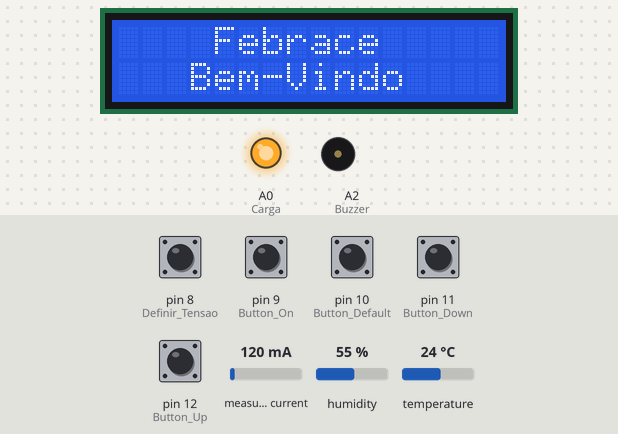
The sketch below on a simulated Arduino Uno, built with avr-gcc and run on an emulated ATmega328P. Shown: 16×2 character LCD, output pins drawn as LEDs (lit = HIGH), buzzer (waves = sounding, pin HIGH). Wiring (inferred from the names in the program): DS1307 clock at I2C address 0x68. The test bench sets the inputs (shaded band); at power-on: pin 8 (Definir_Tensao), pin 9 (Button_On), pin 10 (Button_Default), pin 11 (Button_Down), pin 12 (Button_Up) HIGH, measured current 120 mA, temperature 24 °C, humidity 55 %. The local clock reads 2024-03-15 10:24:30 at power-on unless the sketch sets it.

Above: at 1.2 s.
1.3 s: pin 10 (Button_Default) pulled LOW for 0.15 s
At 2.2 s:
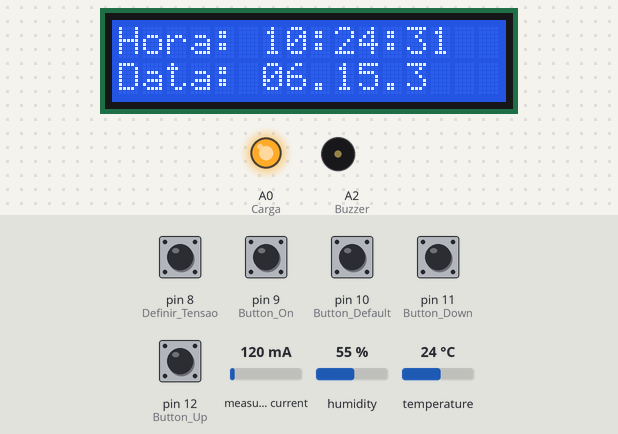
4.0 s: measured current set to 40 mA
7.0 s: temperature set to 12 °C
At 9.7 s:
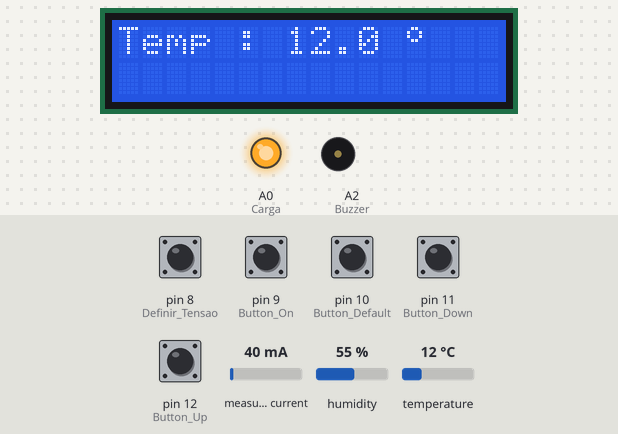
10.0 s: pin 12 (Button_Up) pulled LOW for 3.2 s
At 12.5 s:
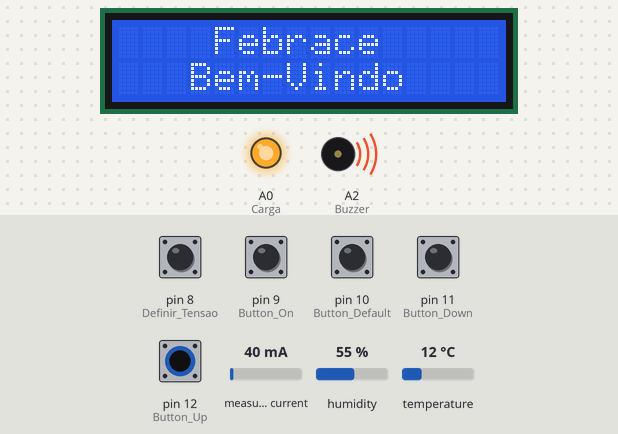
14.7 s: pin 12 (Button_Up) pulled LOW for 0.15 s
At 16.0 s:
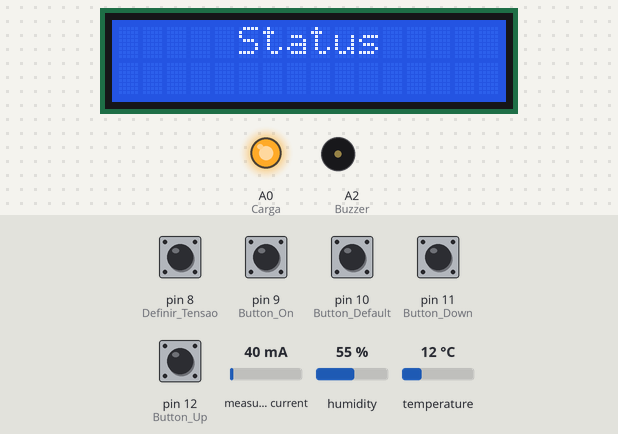
16.3 s: pin 12 (Button_Up) pulled LOW for 1 s
At 18.5 s:
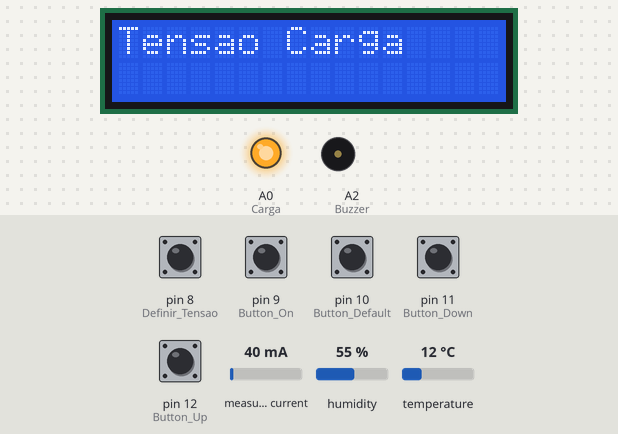
Timing chart, 0 to 19.8 s (numbered marks = the images above; inputs shaded):
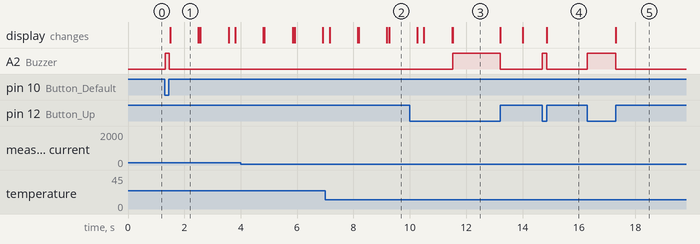

The sketch:

monitoramento-corrente-temperatura.ino
```cpp
/*
 *  Exemplo de Utilização de Sensor de Corrente, Temperatura e Menu LCD
 *
 *  Medição de Parâmetros de Equipamentos Eletroeletrônicos
 *
 *  Autor: Yhan Christian Souza Silva - Data: 23/12/2015
 *
 */
 #include <SoftwareSerial.h>
 #include <LiquidCrystal.h>
 #include "Wire.h"
 #include <DHT.h>
 #include <EmonLib.h>
 EnergyMonitor emon1;
 LiquidCrystal display_lcd(7, 6, 5, 4, 3, 2);
 SoftwareSerial bluetooth(0, 1);

 #define DS1307_ADDRESS 0x68
 #define Button_Up 12
 #define Button_Down 11
 #define Button_Default 10
 #define Button_On 9
 #define Definir_Tensao 8
 #define Carga A0
 #define Pino_Sensor A3
 #define Modelo_Sensor DHT11
 #define Current_Sensor 1
 #define Buzzer A2

 DHT dht(Pino_Sensor, Modelo_Sensor);
 void changeMenu();
 void febrace();
 void dispMenu();
 void menuDefault();
 void date_hour();
 void temperature();
 void carga();
 void current();
 double voltage();

 char menu = 0x01;
 char set_1 = 0x00, set_2 = 0x00, set_3 = 0x00;
 boolean flag_up, flag_down, flag_default, flag_ligar, flag_ddp;
 double tensao;//Definindo tensão da rede

//Array simbolo grau
byte grau[8] = { 0x0C,0x12,0x12,0x0C,0x00, 0x00, 0x00, 0x00};
byte zero = (0x00);

void setup()
{
  Wire.begin();
  //Pino, calibracao - Verificar calibração correta!
  emon1.current(Current_Sensor, 29);
  display_lcd.begin(16, 2);
  //Serial.begin(9600);
//  bluetooth.begin(9600);

    // Entrada para botões habilitando resistor pull up
    for (char x = 8; x < 13; x++)
    {
      pinMode(x, INPUT_PULLUP);
    }
    pinMode(Carga, OUTPUT);
    digitalWrite(Carga, HIGH);
    pinMode(Buzzer, OUTPUT);
    flag_up = 0x00;
    flag_down = 0x00;
    flag_default = 0x00;
    flag_ligar = 0x00;
    flag_ddp = 0x00;
      // A linha abaixo pode ser retirada apos setar a data e hora - configura data e hora
     // SelecionaDataeHora();
}
    void loop()
    {
      dispMenu();
      changeMenu();
      menuDefault();
    }

// Desenvolvimento das funções auxiliares

void changeMenu()
//Função para mudança de menus pressionando up/down
{
  if (!digitalRead(Button_Up))
  {
    flag_up = 0x01;
    digitalWrite(Buzzer, 1);
  }
  if (!digitalRead(Button_Down))
  {
    flag_down = 0x01;
    digitalWrite(Buzzer, 1);
  }

  if(digitalRead(Button_Up) && flag_up)
  {
    flag_up = 0x00;
    display_lcd.clear();
    menu++;
    digitalWrite(Buzzer, 0);

    if ( menu > 0x06)
    {
      menu = 0x01;
    }
  }
  if(digitalRead(Button_Down) && flag_down)
  {
    flag_down = 0x00;
    display_lcd.clear();
    menu--;
    digitalWrite(Buzzer, 0);

    if ( menu < 0x01)
    {
      menu = 0x06;
    }
  }
}
void dispMenu()
// Função para exibição do menu conforme pressionar botões up/down de acordo com o case
{
 switch(menu)
 {

   case 0x01:
   febrace();
   break;
   case 0x02:
   date_hour();
   break;
   case 0x03:
   carga();
   break;
   case 0x04:
   voltage();
   break;
   case 0x05:
   current();
   break;
   case 0x06:
   temperature();
   break;
 }
}

void febrace()
// Criação de menu apenas p/ exibir informações de boas vindas
// Para o usuário
{
  display_lcd.setCursor(4,0);
  display_lcd.print("Febrace");
  display_lcd.setCursor(3,1);
  display_lcd.print("Bem-Vindo ");
  delay(25);
}

void SelecionaDataeHora()
{
  byte seconds = 00;
  byte minutes = 29;
  byte hours = 11;
  byte day = 25;
  byte month = 10;
  byte years = 15;
  Wire.beginTransmission(DS1307_ADDRESS);
  Wire.write(zero);

  // Inserindo os valores no CI declarados nas variaveis acima
  Wire.write(ConverttoBCD(seconds));
  Wire.write(ConverttoBCD(minutes));
  Wire.write(ConverttoBCD(hours));
  Wire.write(ConverttoBCD(day));
  Wire.write(ConverttoBCD(month));
  Wire.write(ConverttoBCD(years));
  Wire.write(zero);
  Wire.endTransmission();
}

byte ConverttoBCD(byte y)

{
  return ((y / 10 * 16) + (y % 10));
}

byte ConverttoDec(byte y)
{
  return((y / 16 * 10) + (y % 16));
}


void date_hour()
{
  //Função para exibir data e hora atual - sensor RTC 1307
  Wire.beginTransmission(DS1307_ADDRESS);
  Wire.write(zero);
  Wire.endTransmission();
  Wire.requestFrom(DS1307_ADDRESS, 7);
  int seconds = ConverttoDec(Wire.read());
  int minutes = ConverttoDec(Wire.read());
  int hours = ConverttoDec(Wire.read() & 0b111111);
  int day = ConverttoDec(Wire.read());
  int month = ConverttoDec(Wire.read());
  int years = ConverttoDec(Wire.read());
  display_lcd.setCursor(0, 0);
  display_lcd.print("Hora: ");


  if ( hours < 10)
  {
    display_lcd.print("0");
  }
  display_lcd.print(hours);
  display_lcd.print(":");

  if (minutes < 10)
  {
    display_lcd.print("0");
  }
  display_lcd.print(minutes);
  display_lcd.print(":");

  if(seconds < 10)
  {
    display_lcd.print("0");
  }
  display_lcd.print(seconds);

  display_lcd.setCursor(0, 1);
  display_lcd.print("Data: ");

  if(day < 10)
  {
    display_lcd.print("0");
  }
  display_lcd.print(day);
  display_lcd.print(".");

  if(month < 10)
  {
    display_lcd.print("0");
  }
  display_lcd.print(month);
  display_lcd.print(".");
  display_lcd.print(years);
}

void temperature()
{
  // Leitura de temperatura - e exibição no display LCD
  display_lcd.createChar(0, grau);
  float temp = dht.readTemperature();
  display_lcd.setCursor(0,0);
  display_lcd.print("Temp : ");
  display_lcd.print(" ");
  display_lcd.setCursor(7,0);
  display_lcd.print(temp, 1);
  display_lcd.setCursor(12,0);
  display_lcd.write((byte)0);
  delay(25);
}

void carga()
// Função para controle de carga - COM LÓGICA INVERSA LOW - LIGA | HIGH - DESLIGA
{
  display_lcd.setCursor(5,0);
  display_lcd.print("Status");

  if(!digitalRead(Button_On))
  {
    flag_ligar = 0x01;
    digitalWrite(Buzzer, 1);
  }
  if(digitalRead(Button_On) && flag_ligar)
  {
    flag_ligar = 0x00;
    set_1++;
    digitalWrite(Buzzer, 0);
  }
  if (set_1 > 2)
  {
    set_1 = 0x01;
  }
  switch(set_1)
  {
    case 0x01:
    display_lcd.setCursor(0,1);
    display_lcd.print("Equipamento ON ");
    digitalWrite(Carga,LOW);
    break;
    case 0x02:
    display_lcd.setCursor(0,1);
    display_lcd.print("Equipamento OFF");
    digitalWrite(Carga,HIGH);
    break;
  }
}

double voltage()
// Função para definir tensão de entrada
{
  display_lcd.setCursor(0,0);
  display_lcd.print("Tensao Carga");
  if(!digitalRead(Definir_Tensao))
  {
    flag_ddp = 0x01;
    digitalWrite(Buzzer, 1);
  }
  if(digitalRead(Definir_Tensao) && flag_ddp)
  {
    flag_ddp = 0x00;
    set_3++;
    digitalWrite(Buzzer, 0);
  }
  if(set_3 > 2)
  {
    set_3 = 0x01;
  }
  switch(set_3)
  {
    case 0x01:
    tensao = 110;
    display_lcd.setCursor(0,1);
    display_lcd.print("Tensao 110V");
    break;
    case 0x02:
    tensao =220;
    display_lcd.setCursor(0,1);
    display_lcd.print("Tensao 220V");
    break;
    display_lcd.clear();
    return tensao;
  }
}


void current()
{
  // Função para leitura da corrente elétrica e calculo de potência
  double Irms = emon1.calcIrms(1480);
  display_lcd.setCursor(0,0);
  display_lcd.print("Corr. (A): " );
  display_lcd.print(Irms);
  display_lcd.setCursor(1,1);
  display_lcd.print("Pot (W): ");
  display_lcd.print(Irms * tensao, 0);
  delay(25);
}

void menuDefault()
{
    //Passagem pelos menus hora e data, temperatura e corrente
    if(!digitalRead(Button_Default))
    {
      flag_default = 0x01;
      delay(25);
      digitalWrite(Buzzer, 1);
    }
    if(digitalRead(Button_Default) && flag_default)
    {
     for (char y = 3; y > 0; y--)
     {
       digitalWrite(Buzzer, 0);
       display_lcd.clear();
       delay(25);
       flag_default = 0x00;
       set_2 = 0x01;
       date_hour();
       delay(1000);
       display_lcd.clear();
       delay(25);
       temperature();
       delay(1000);
       display_lcd.clear();
       delay(25);
       current();
       delay(1000);
     }
    display_lcd.clear();
   }
 }
```

Measured:
- after the input at 1.3 s, A2 (Buzzer): LOW → HIGH at once, → LOW 0.13 s later; the display: changes after 0.19 s (image 1)
- after the input at 10.0 s, A2 (Buzzer): LOW → HIGH after 1.5 s, → LOW 1.7 s later
- after the input at 14.7 s, A2 (Buzzer): LOW → HIGH at once, → LOW 0.15 s later; the display: changes after 0.16 s (image 4)
- after the input at 16.3 s, A2 (Buzzer): LOW → HIGH at once, → LOW 1.0 s later; the display: first changes after 1.0 s (image 5 shows a later state)
- what the display in image 1 shows lasts 1.0 s, from 1.5 s to 2.5 s
